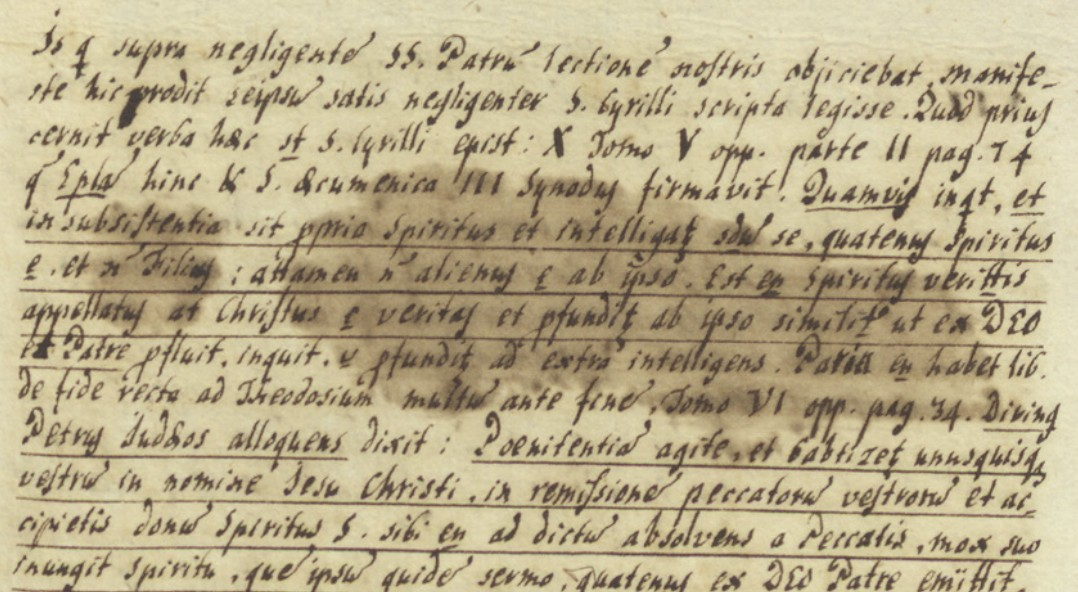
#> input picture Sam/StainImages/Zoernikav folio212.jpg, 1078 x 592 px
$ jupyter execute SamBasicProcessing.ipynb
#> lines starting #> are read from the running program, lines starting #| are printed output that depends on the picture
[cell 1]
from pathlib import Path
import cv2
import numpy as np
import matplotlib.pyplot as plt

[cell 2]
I = cv2.imread("./StainImages/Zoernikav folio212.jpg")
#> I is the input picture: shape (592, 1078, 3); mean B, G, R 137.8, 171.7, 184.6

[cell 3]
input_path = Path("./StainImages/Zoernikav folio212.jpg")

[cell 4]
def remove_shadow(gray: np.ndarray, window: int | None = None, k: int | None = None) -> np.ndarray:

        # Remove shadows / uneven staining: erase ink with dilation, estimate the paper, divide it out
    if window is None:
        window = max(3, int(gray.shape[1] * 0.04) | 1)   # ~4% of width, always odd
    k = max(3, int(gray.shape[1] * 0.006) | 1)           # dilation kernel, wider than strokes, always odd
    kernel = cv2.getStructuringElement(cv2.MORPH_ELLIPSE, (k, k))
    dilated = cv2.dilate(gray, kernel)
    background = cv2.medianBlur(dilated, window)
    background = np.maximum(background, 1)
    norm = cv2.divide(gray, background, scale=255)

        # [17 lines of commented-out code are left out]


    return np.clip(norm, 0, 255).astype(np.uint8)


def process_image(image: np.ndarray, window: int | None = None, k: int | None = None) -> np.ndarray:
    """Grayscale -> shadow/stain removal -> CLAHE -> sharpening."""
    if image is None or image.size == 0:
        raise ValueError("The input image is empty.")

    # Grayscale
    gray = cv2.cvtColor(image, cv2.COLOR_BGR2GRAY)

    # Remove shadows / uneven staining: estimate the paper and divide it out
    norm = remove_shadow(gray, window=window, k=k)


    # CLAHE
    clahe = cv2.createCLAHE(clipLimit=3.0, tileGridSize=(16, 16))
    enhanced = clahe.apply(norm)

    # Sharpening (unsharp mask)
    blur = cv2.GaussianBlur(enhanced, (0, 0), sigmaX=1.0)
    sharp = cv2.addWeighted(enhanced, 1.6, blur, -0.6, 0)

    return cv2.cvtColor(sharp, cv2.COLOR_GRAY2BGR)


output_image = process_image(I)            # or process_image(I, window=101)
#> in process_image, `gray = cv2.cvtColor(image, cv2.COLOR_BGR2GRAY)`:
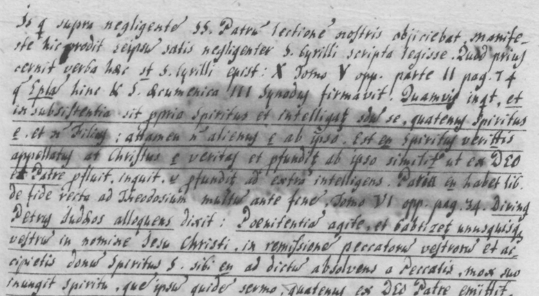
#> gray: shape (592, 1078) (shown at 1/2 size); min 56, max 232, mean 171.7
#> in remove_shadow, `dilated = cv2.dilate(gray, kernel)`:
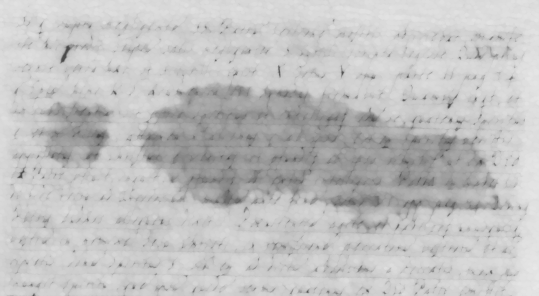
#> dilated: shape (592, 1078) (shown at 1/2 size); min 70, max 232, mean 192.9
#> in remove_shadow, `background = cv2.medianBlur(dilated, window)`:
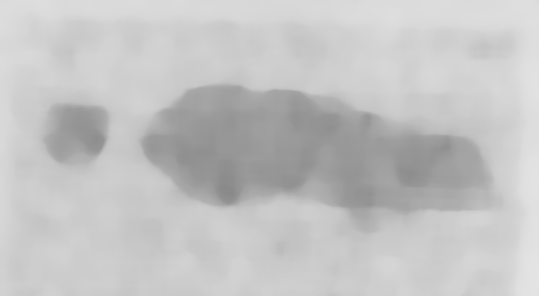
#> background: shape (592, 1078) (shown at 1/2 size); min 137, max 228, mean 195.3
#> in remove_shadow, `norm = cv2.divide(gray, background, scale=255)`:
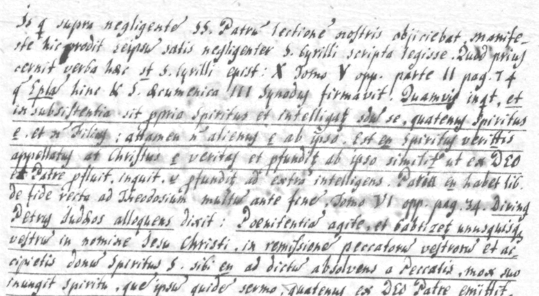
#> norm: shape (592, 1078) (shown at 1/2 size); min 75, max 255, mean 222.9
#> in process_image, `enhanced = clahe.apply(norm)`:
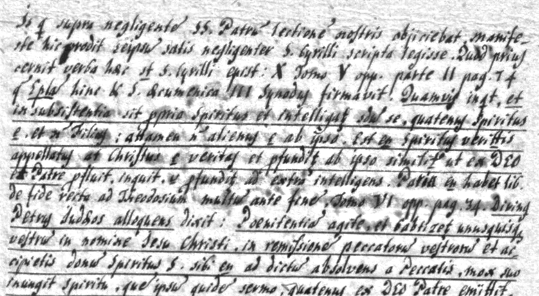
#> enhanced: shape (592, 1078) (shown at 1/2 size); min 17, max 255, mean 195.9

# Show side by side
fig, axes = plt.subplots(1, 2, figsize=(16, 10))
axes[0].imshow(cv2.cvtColor(I, cv2.COLOR_BGR2RGB)); axes[0].set_title(f"Input: {input_path.name}")
axes[1].imshow(cv2.cvtColor(output_image, cv2.COLOR_BGR2RGB)); axes[1].set_title("Processed")
for ax in axes: ax.axis("off")
plt.tight_layout(); plt.show()
#> after `plt.tight_layout()`:
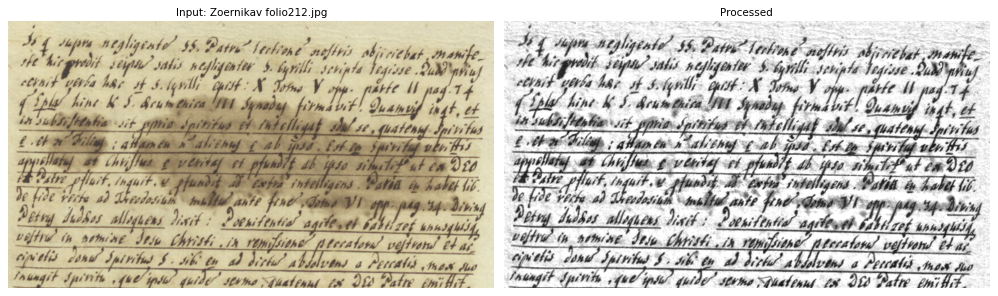
#> figure drawn by matplotlib, 2 panels

# Save next to the original
out_path = input_path.with_name(input_path.stem + "_processed.png")
cv2.imwrite(str(out_path), output_image)
print("Saved:", out_path)

$ run again, with Sam/StainImages/Zoernikav folio213.jpg copied over Sam/StainImages/Zoernikav folio212.jpg
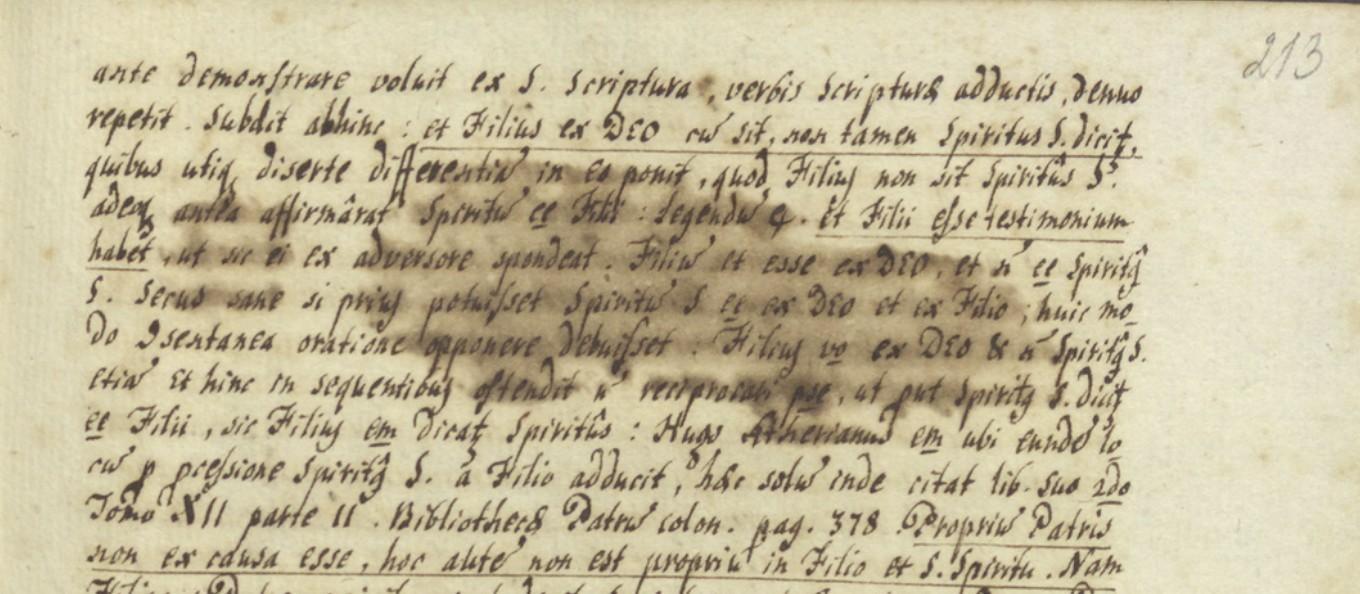
#> input picture Sam/StainImages/Zoernikav folio213.jpg, 1360 x 594 px
#> I is the input picture: shape (594, 1360, 3); mean B, G, R 156, 187.4, 197.7
#> in process_image, `enhanced = clahe.apply(norm)`:
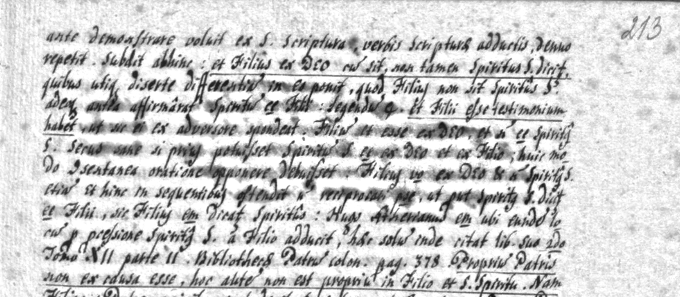
#> enhanced: shape (594, 1360) (shown at 1/2 size); min 15, max 255, mean 202.8
#> `plt.tight_layout()`:
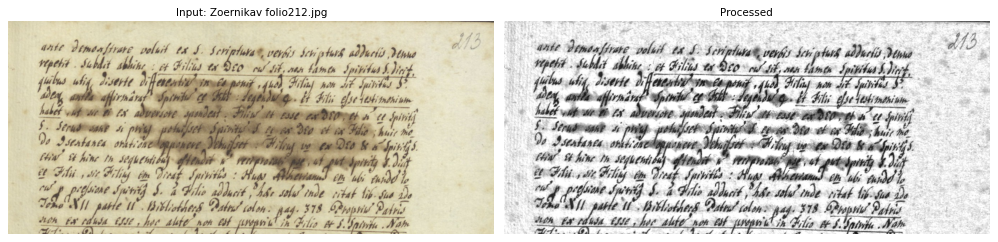
#> figure drawn by matplotlib, 2 panels

$ run again, with Sam/StainImages/Zoernikav folio214.jpg copied over Sam/StainImages/Zoernikav folio212.jpg
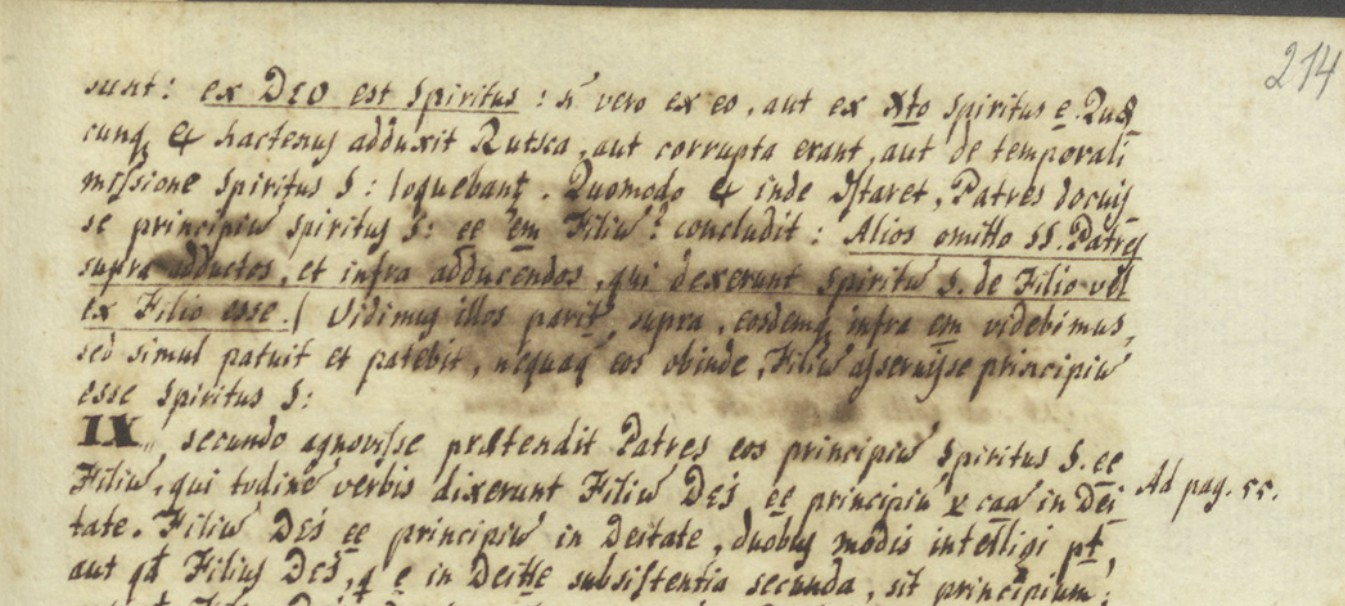
#> input picture Sam/StainImages/Zoernikav folio214.jpg, 1345 x 606 px
#> I is the input picture: shape (606, 1345, 3); mean B, G, R 150.2, 182.8, 193.9
#> in process_image, `enhanced = clahe.apply(norm)`:
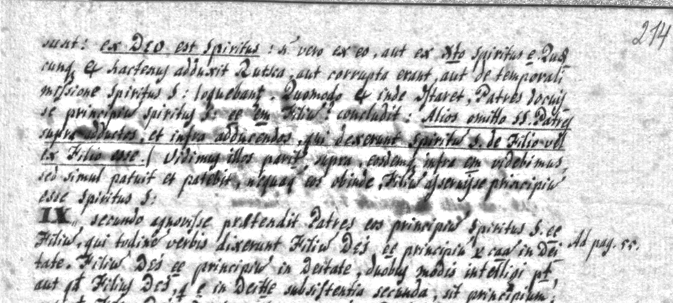
#> enhanced: shape (606, 1345) (shown at 1/2 size); min 11, max 255, mean 201.9
#> `plt.tight_layout()`:
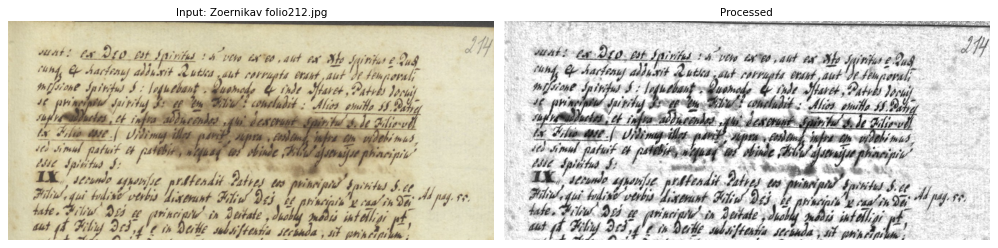
#> figure drawn by matplotlib, 2 panels
